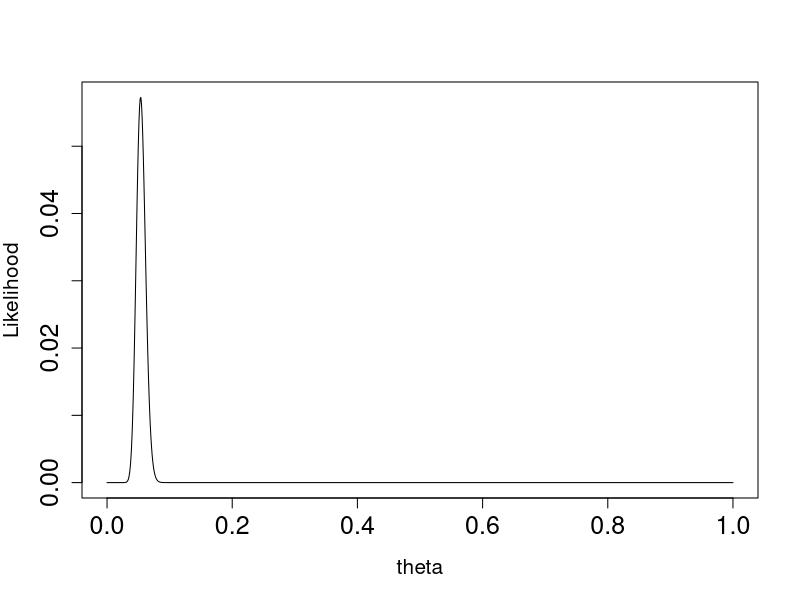
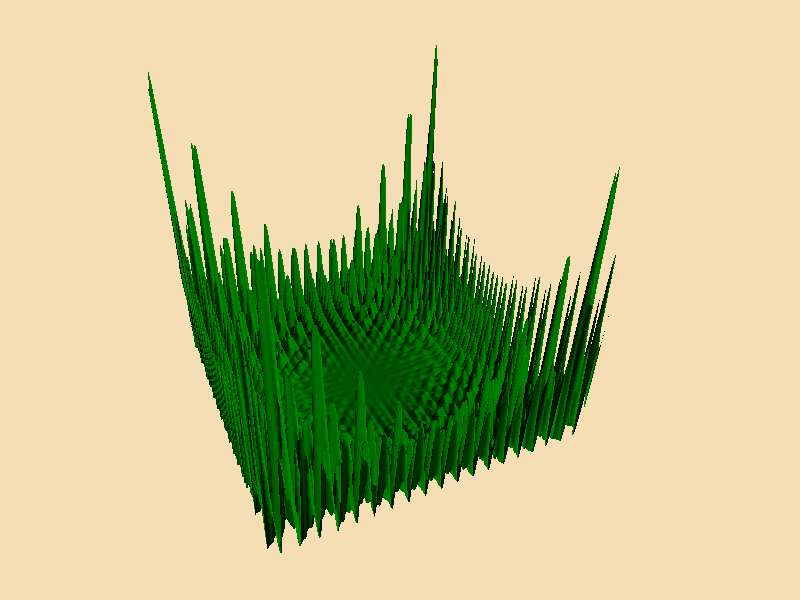
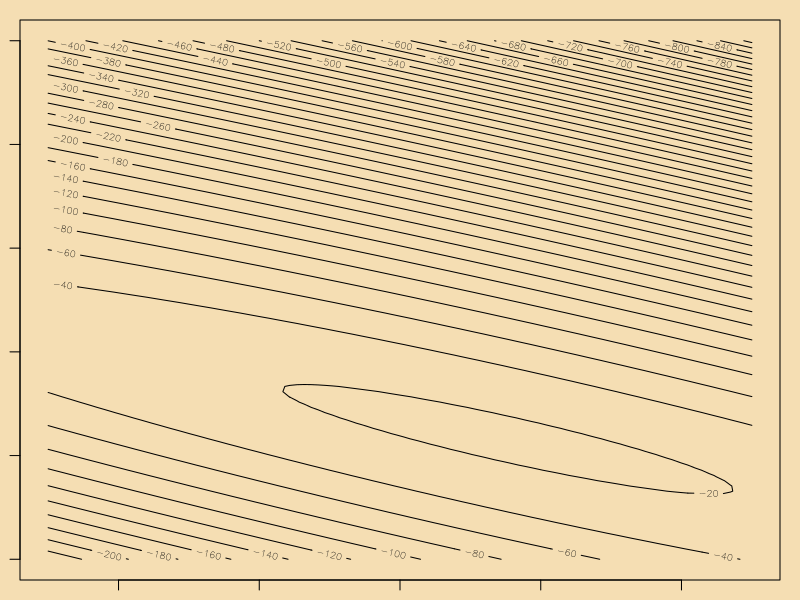

Write R code to recreate these figures, in order.
## ---- chunk 1
theta <- seq(0,1,0.001)
lik = dbinom(51, 951, prob = theta)
plot(theta, lik, type = "l", xlab = "theta", ylab ="Likelihood", cex.axis = 1.5, cex.lab = 1.25)
## ---- chunk 2
h = function(x,y) {(x*sin(20*y)+y*sin(20*x))^2*cosh(sin(10*x)*x)+(x*cos(10*y)-y*sin(10*x))^2*cosh(cos(20*y)*y)}
x = y = seq(-3,3,le=435)
z = outer(x,y,h)
par(bg = "wheat",mar = c(1,1,1,1))
persp(x,y,z,theta=155,phi=30,col = "green4",ltheta=-120,shade=0.75,border=NA,box=FALSE)
## ---- chunk 3
X <- runif(n = 10, min = 0, max = 10)
Y <- rnorm(n = 10, mean = 0.5 + 1.2*X, sd = 1.5)
ll <- function(X,Y,a,b, sd) {
	pred <- a + b*X
	sum(dnorm(Y, pred, sd, log = TRUE))
}
a_seq <- seq(-5,5,length.out = 100)
b_seq <- seq(0,5,length.out = 100)
grid <- expand.grid(a_seq,b_seq)
res <- numeric(100*100)
for(i in 1:nrow(grid)) res[i] <- ll(X,Y,grid[i,1],grid[i,2],sd=2)
z <- matrix(res, nr = 100, nc = 100)
contour(a_seq,b_seq,z, xlab = "Intercept", ylab = "Slope",nlevels=50)
## ---- chunk 4

f <- function(x) exp(-(x+sin(3*x))^2+0.195)/2

## ---- chunk 5
# Control parameters

T <- 10 
delta_T <- 1/2500
nsteps <- 25000
step_par <- 0.1

# Starting condition
actual_par <- runif(1, -3, 3)

## ---- chunk 6
# Main loop
for(i in 1:nsteps) {

	# Draw new value for x
	new_par <- actual_par + (runif(1)*2-1)*step_par

	# Evaluate the function
	actual_f <- f(actual_par)
	new_f <- f(new_par)

	# Compute the difference
	diff <- new_f - actual_f
	if(diff > 0) actual_par <- new_par

	else {
		# Evaluate acceptance probability	
		p_accept <- exp(-diff/T)
		if(p_accept > runif(1)) actual_par = new_par
	
	}

	# Update temperature
	T = (1-delta_T)*T

	}

